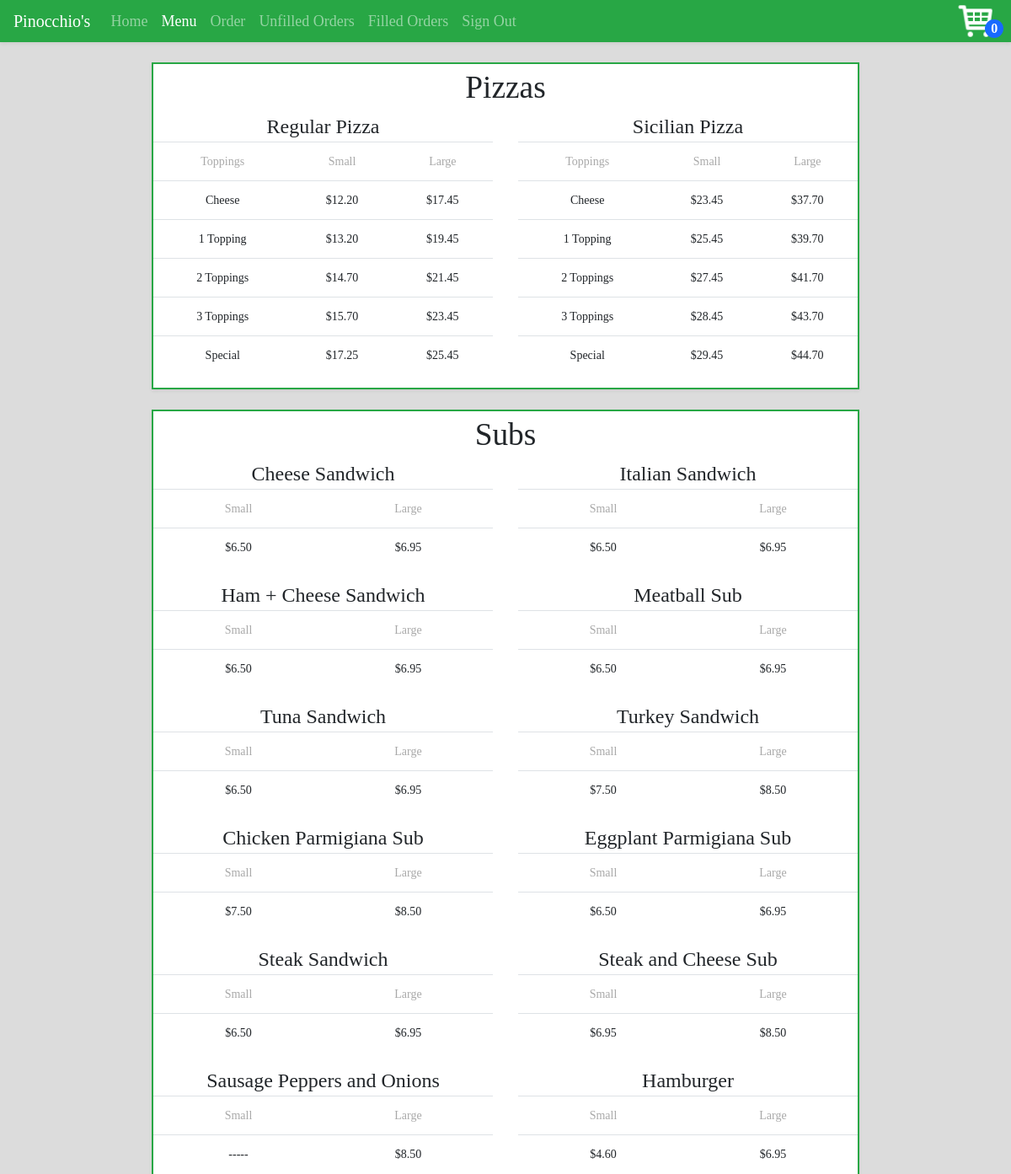
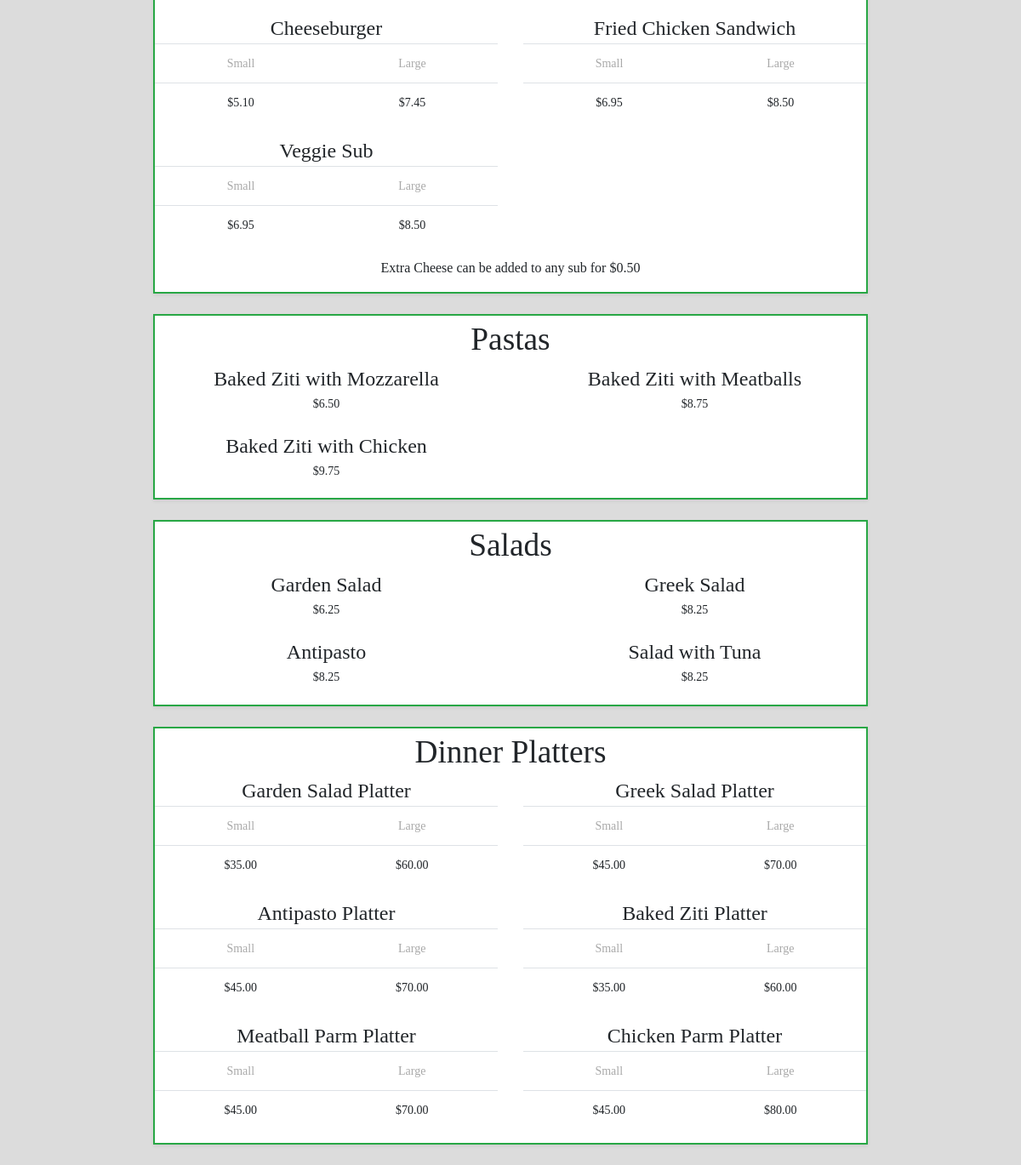
The app's page /menu (signed in) with its own data (2 pictures, top to bottom).
### orders/models.py (models this page shows, shortened)
class Food(models.Model):
	name = models.CharField(max_length=32)
	style = models.ManyToManyField(Style)
	def __str__(self):
   		return f'{self.name}'

class Style(models.Model):
	name = models.CharField(max_length=32)
	sizeList = models.ForeignKey(SizeList, on_delete=models.CASCADE)
	legalExtras = models.ManyToManyField(Extra, blank=True)
	def __str__(self):
   		return f'{self.name}'

class SizeList(models.Model):
	name = models.CharField(max_length=32)
	small = models.ForeignKey(PriceList, on_delete=models.CASCADE, null=True,
								blank=True, related_name='smallPrices')
	large = models.ForeignKey(PriceList, on_delete=models.CASCADE, null=True,
								blank=True, related_name='largePrices')

class PriceList(models.Model):
	noExtra = models.DecimalField(
		max_digits=5, decimal_places=2, null=True, blank=True)
	oneExtra = models.DecimalField(
		max_digits=5, decimal_places=2, null=True, blank=True)
	twoExtra = models.DecimalField(
		max_digits=5, decimal_places=2, null=True, blank=True)
	threeExtra = models.DecimalField(
		max_digits=5, decimal_places=2, null=True, blank=True)
	special = models.DecimalField(
		max_digits=5, decimal_places=2, null=True, blank=True)

### orders/views.py (the view)
# urls.py: path("menu", views.menu, name="menu"),
def menu(request):
	return render(request, "orders/menu.html", foodContext)

### orders/templates/orders/menu.html (shortened to what this page needs)
{% extends "orders/base.html" %}
{% block body %}
	{% for food in foods %}
		<div class="menu-container text-center shadow-sm">
			<div class="heading">{{food}}</div>
				<div class="row">
					{% for style in food.style.all %}
						<div class="food-name col-6">
							{{style}}
							{% if food.name == "Pizzas" %}
								<table class="table menu-table">
									<tr>
										<th>Toppings</th>
								    	<th>Small</th>
								    	<th>Large</th>
									</tr>
									<tr>
										<td>Cheese</td>
								    	<td>${{style.sizeList.small.noExtra}}</td>
								    	<td>${{style.sizeList.large.noExtra}}</td>
									</tr>
									<tr>
										<td>1 Topping</td>
								    	<td>${{style.sizeList.small.oneExtra}}</td>
								    	<td>${{style.sizeList.large.oneExtra}}</td>
									</tr>
									<tr>
										<td>2 Toppings</td>
								    	<td>${{style.sizeList.small.twoExtra}}</td>
								    	<td>${{style.sizeList.large.twoExtra}}</td>
									</tr>
									<tr>
										<td>3 Toppings</td>
								    	<td>${{style.sizeList.small.threeExtra}}</td>
								    	<td>${{style.sizeList.large.threeExtra}}</td>
									</tr>
									<tr>
										<td>Special</td>
								    	<td>${{style.sizeList.small.special}}</td>
								    	<td>${{style.sizeList.large.special}}</td>
									</tr>
								</table>
							{% elif food.name == "Subs" or food.name == "Dinner Platters"%}
								<table class="table menu-table">
									<tr>
								    	<th>Small</th>
								    	<th>Large</th>
									</tr>
									<tr>
										{% if style.sizeList.small.noExtra != None %}
								    		<td>${{style.sizeList.small.noExtra}}</td>
								    	{% else %}
								    		<td>-----</td>
								    	{% endif %}
								    	{% if style.sizeList.large.noExtra != None %}
								    		<td>${{style.sizeList.large.noExtra}}</td>
								    	{% else %}
								    		<td>-----</td>
								    	{% endif %}
									</tr>
								</table>
							{% else %}
								<table class="menu-table">
									<tr>
										<td>${{style.sizeList.small.noExtra}}</td>
									</tr>
								</table>
						{% endif %}
				</div>
					{% endfor %}
			</div>
			{% if food.name == "Subs" %}
						<p>Extra Cheese can be added to any sub for $0.50</p>
					{% endif %}
		</div>
	{% endfor %}
{% endblock %}

### orders/static/orders/styles/style.css (style rules this page uses)
.body { background-color: #DCDCDC; font-family: "Palatino"; }
.heading { text-align: center; font-size: 28pt; }
.menu-container { background-color: white; border: 2px solid #28a745; margin: 2% auto 2% auto; width: 70vw; }
.menu-table { margin: auto; margin-bottom: 5%; text-align: center !important; width: 50%; font-size: 14px; }
.menu-table th { font-weight: normal; color: darkgray; }
.food-name { font-size: 24px; }
.table { text-align: left; }

### records on screen
Food: name "Pizzas"
Style: name "Regular Pizza", sizeList.small.noExtra "12.20", sizeList.large.noExtra "17.45", sizeList.small.oneExtra "13.20", sizeList.large.oneExtra "19.45", sizeList.small.twoExtra "14.70", sizeList.large.twoExtra "21.45", sizeList.small.threeExtra "15.70", sizeList.large.threeExtra "23.45", sizeList.small.special "17.25", sizeList.large.special "25.45"
Style: name "Sicilian Pizza", sizeList.small.noExtra "23.45", sizeList.large.noExtra "37.70", sizeList.small.oneExtra "25.45", sizeList.large.oneExtra "39.70", sizeList.small.twoExtra "27.45", sizeList.large.twoExtra "41.70", sizeList.small.threeExtra "28.45", sizeList.large.threeExtra "43.70", sizeList.small.special "29.45", sizeList.large.special "44.70"
Food: name "Subs", shows "Extra Cheese can be added to any sub for $0.50"
Style: name "Cheese Sandwich", sizeList.small.noExtra "6.50", sizeList.large.noExtra "6.95"
Style: name "Italian Sandwich", sizeList.small.noExtra "6.50", sizeList.large.noExtra "6.95"
Style: name "Ham + Cheese Sandwich", sizeList.small.noExtra "6.50", sizeList.large.noExtra "6.95"
Style: name "Meatball Sub", sizeList.small.noExtra "6.50", sizeList.large.noExtra "6.95"
Style: name "Tuna Sandwich", sizeList.small.noExtra "6.50", sizeList.large.noExtra "6.95"
Style: name "Turkey Sandwich", sizeList.small.noExtra "7.50", sizeList.large.noExtra "8.50"
Style: name "Chicken Parmigiana Sub", sizeList.small.noExtra "7.50", sizeList.large.noExtra "8.50"
Style: name "Eggplant Parmigiana Sub", sizeList.small.noExtra "6.50", sizeList.large.noExtra "6.95"
Style: name "Steak Sandwich", sizeList.small.noExtra "6.50", sizeList.large.noExtra "6.95"
Style: name "Steak and Cheese Sub", sizeList.small.noExtra "6.95", sizeList.large.noExtra "8.50"
Style: name "Sausage Peppers and Onions", sizeList.large.noExtra "8.50"
Style: name "Hamburger", sizeList.small.noExtra "4.60", sizeList.large.noExtra "6.95"
Style: name "Cheeseburger", sizeList.small.noExtra "5.10", sizeList.large.noExtra "7.45"
Style: name "Fried Chicken Sandwich", sizeList.small.noExtra "6.95", sizeList.large.noExtra "8.50"
Style: name "Veggie Sub", sizeList.small.noExtra "6.95", sizeList.large.noExtra "8.50"
Food: name "Pastas"
Style: name "Baked Ziti with Mozzarella", sizeList.small.noExtra "6.50"
Style: name "Baked Ziti with Meatballs", sizeList.small.noExtra "8.75"
Style: name "Baked Ziti with Chicken", sizeList.small.noExtra "9.75"
Food: name "Salads"
Style: name "Garden Salad", sizeList.small.noExtra "6.25"
Style: name "Greek Salad", sizeList.small.noExtra "8.25"
Style: name "Antipasto", sizeList.small.noExtra "8.25"
Style: name "Salad with Tuna", sizeList.small.noExtra "8.25"
Food: name "Dinner Platters"
Style: name "Garden Salad Platter", sizeList.small.noExtra "35.00", sizeList.large.noExtra "60.00"
Style: name "Greek Salad Platter", sizeList.small.noExtra "45.00", sizeList.large.noExtra "70.00"
Style: name "Antipasto Platter", sizeList.small.noExtra "45.00", sizeList.large.noExtra "70.00"
Style: name "Baked Ziti Platter", sizeList.small.noExtra "35.00", sizeList.large.noExtra "60.00"
Style: name "Meatball Parm Platter", sizeList.small.noExtra "45.00", sizeList.large.noExtra "70.00"
Style: name "Chicken Parm Platter", sizeList.small.noExtra "45.00", sizeList.large.noExtra "80.00"
